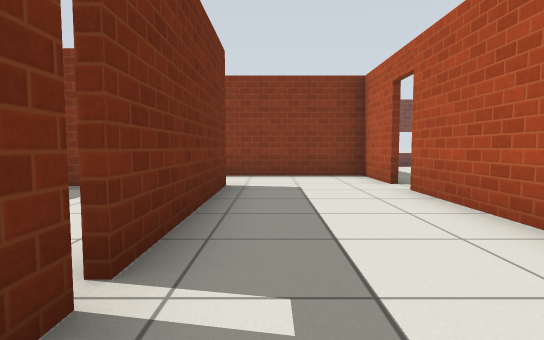
view 1 (above)

24 first-person views from a walk through a world built for the Gazebo simulator. The camera is 0.72 m above the floor, tilts 4° down and sees 80° across. The floor is counted in squares, 1 m on a side. Each view is taken from the middle of a square. On the plan, view 1 faces up. The plan holds only what a view shows up to about 10 squares ahead; the rest is blank. Robots are left out. Simple patterns stand in for the simulator's built-in surfaces.

view 2
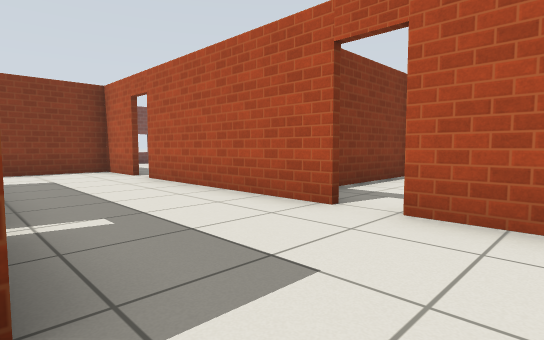

view 3
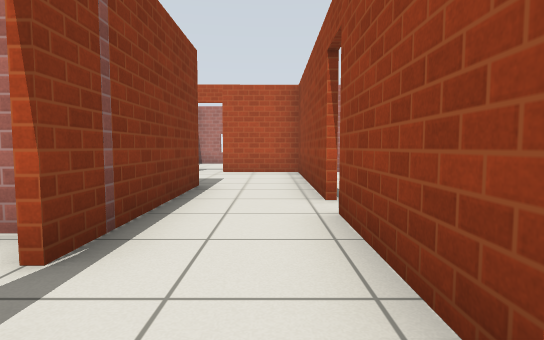

view 4
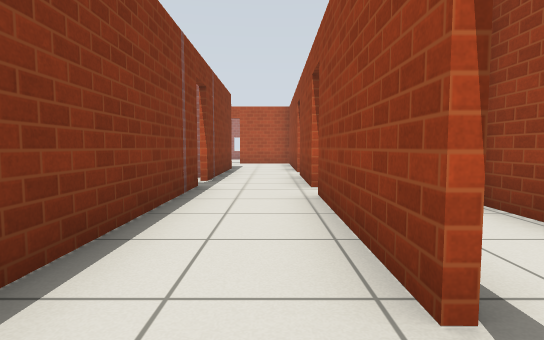

view 5
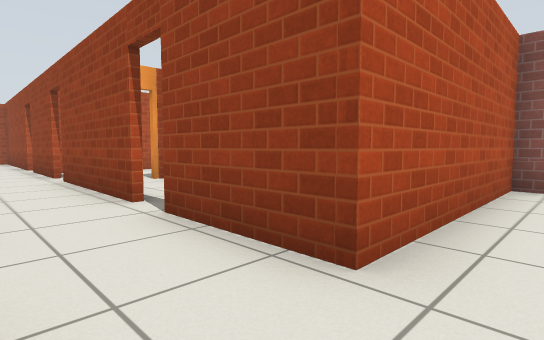

view 6
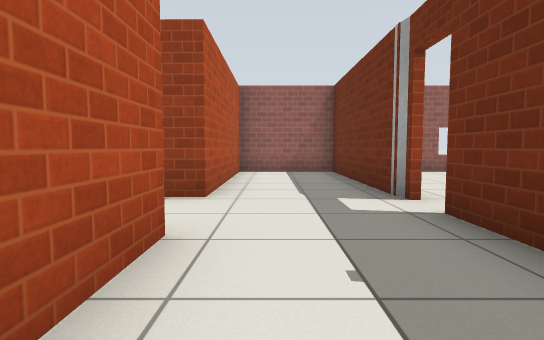

view 7
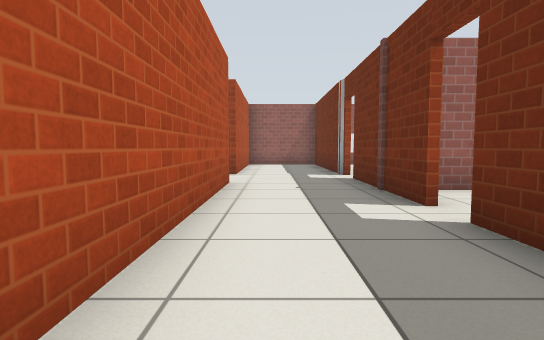

view 8
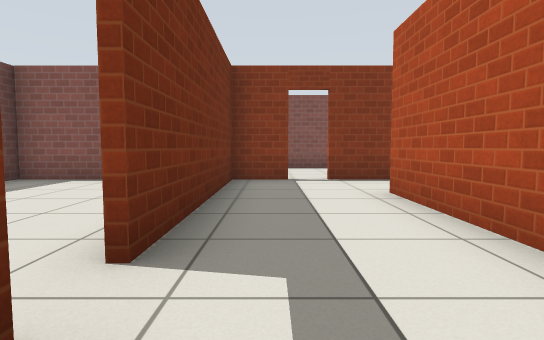

view 9
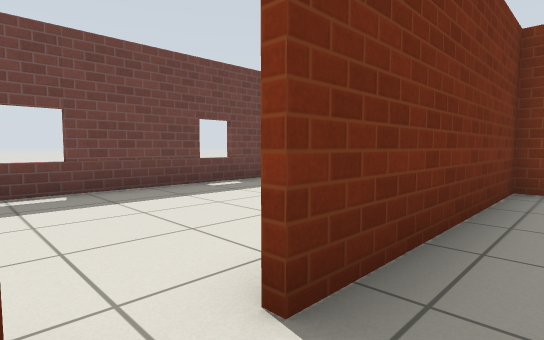

view 10
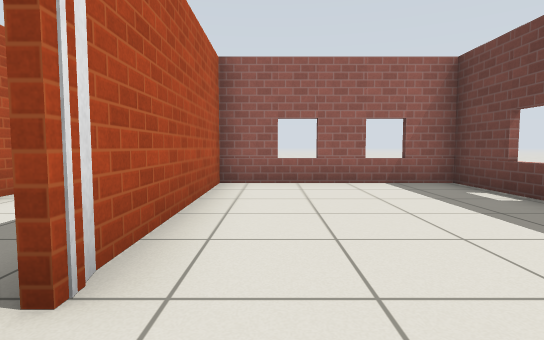

view 11
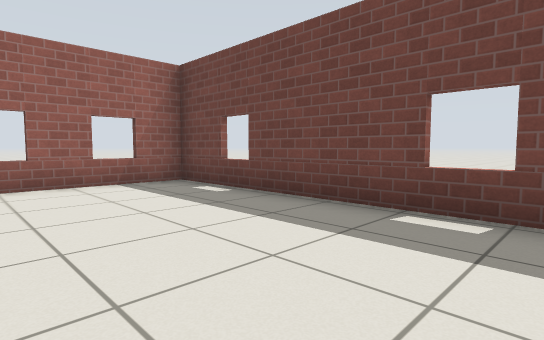

view 12
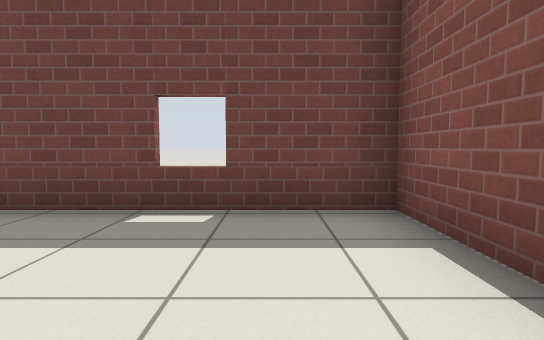

view 13
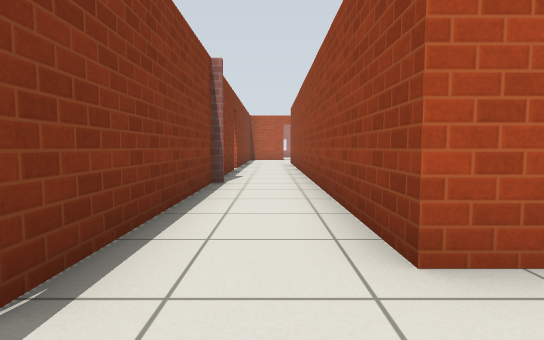

view 14
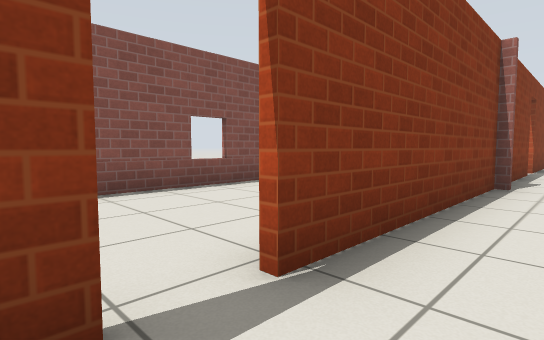

view 15
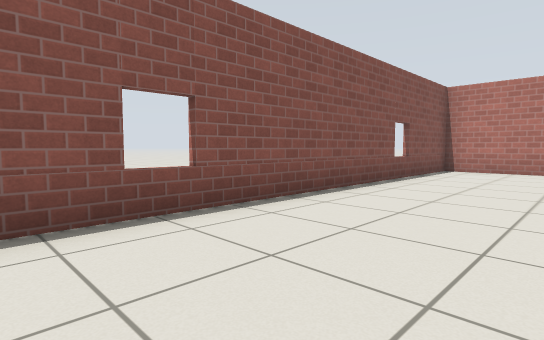

view 16
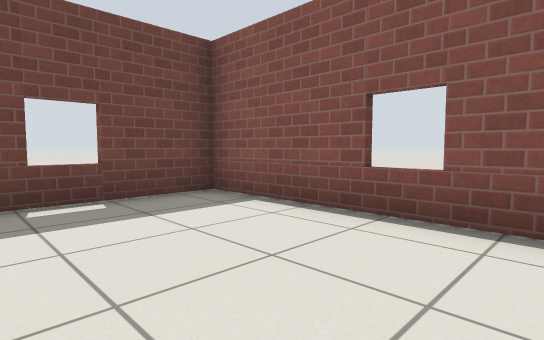

view 17
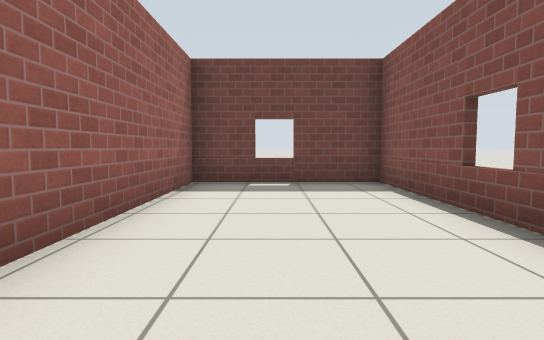

view 18
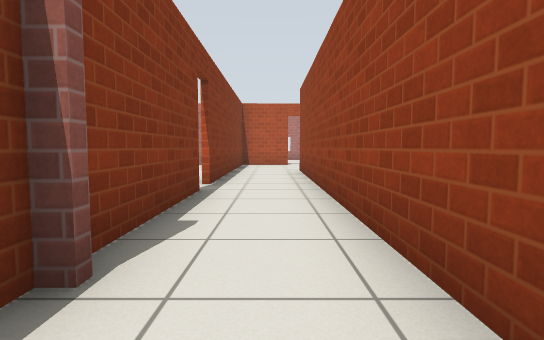

view 19
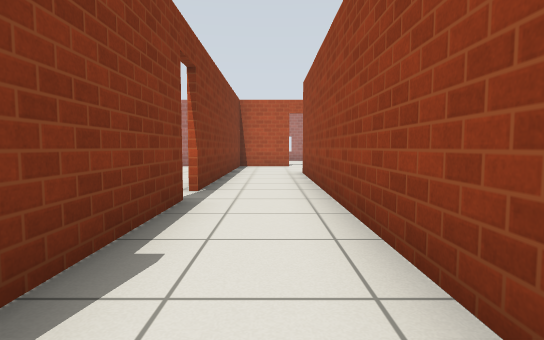

view 20
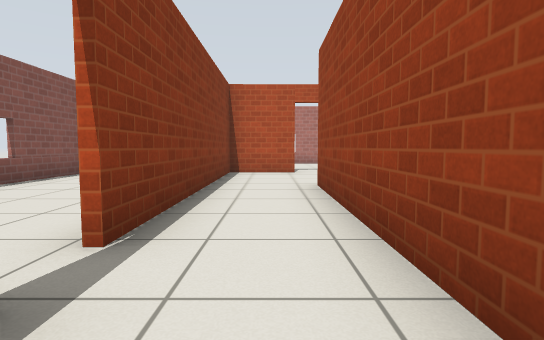

view 21
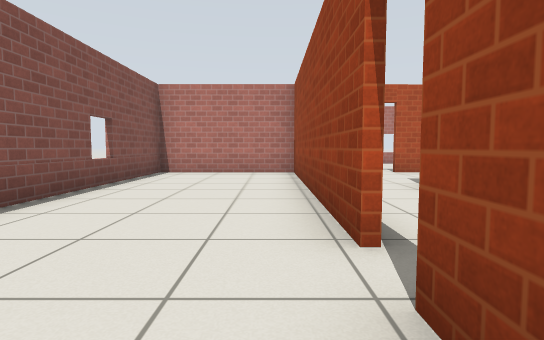

view 22
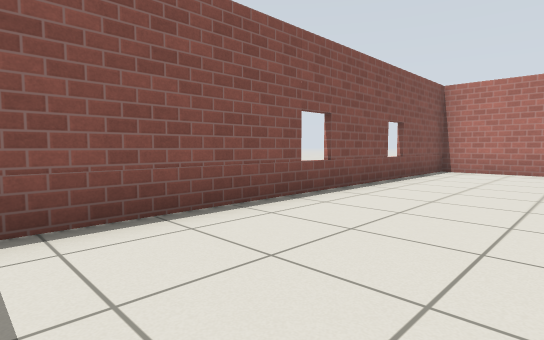

view 23
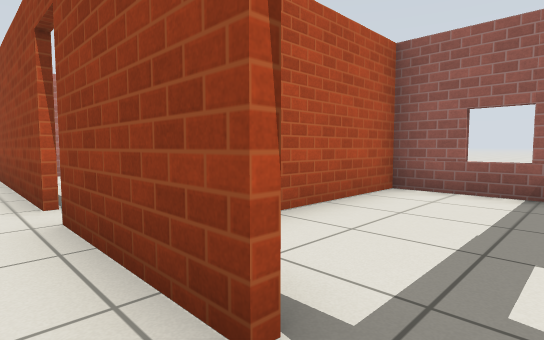

view 24
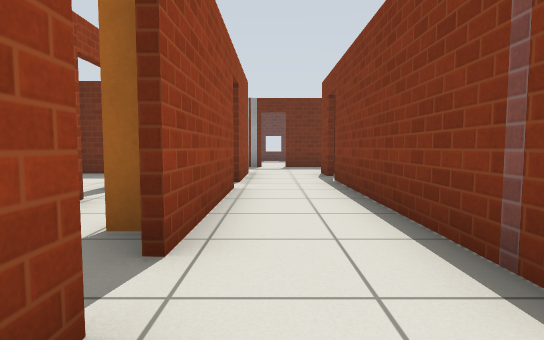

### Floor plan
Ten units are one square. View 1 is at (0, 0); x grows to the right and y downward. Boxes are objects, and circles mark ways between rooms. Rooms are numbered by the first view taken in them; rooms with no view inside come last. Other rooms are left out.
<svg viewBox="-223 -127 253 208">
<path fill="none" stroke="#000" d="M-27 27 24 28 24 5M-7 6 -51 6M-59 6 -122 6M-9 -15 -9 -10M-62 27 -35 27M24 -2 23 -54M-108 27 -70 27M23 -63 23 -80M-55 -82 -89 -82M-130 6 -141 6M24 -82 -48 -82M-94 -82 -148 -82M-141 27 -116 27M-141 -61 -9 -61 -9 -16M-141 6 -141 -61M-169 -21 -169 15M-169 24 -169 76M-169 25 -168 30M-170 75 -141 75 -141 27M-156 -82 -169 -82M-169 -84 -169 -29M-170 29 -171 24M-196 -4 -217 -4 -217 75 -170 75M-169 75 -170 23M-218 -84 -169 -84M-94 -99 -94 -122 -217 -122 -217 -80M-48 -84 24 -84M-64 -84 -55 -84M23 -80 23 -122 -78 -122"/>
<circle cx="-150" cy="-70" r="3" fill="#2a7"/>
<circle cx="-150" cy="20" r="3" fill="#2a7"/>
<circle cx="-50" cy="-80" r="3" fill="#2a7"/>
<circle cx="-170" cy="20" r="3" fill="#2a7"/>
<circle cx="-150" cy="-80" r="3" fill="#2a7"/>
<text x="-30" y="10">1</text>
<text x="-160" y="0">2</text>
<text x="-200" y="40">3</text>
<text x="-160" y="-100">4</text>
<text x="-40" y="-100">5</text>
</svg>
Room 1 opens to room 2. Room 1 opens to room 5. Room 2 opens to room 3. Room 2 opens to room 4.

Where each view was taken, in squares from view 1:
view 1: 0 up, 0 right, facing up
view 2: 2 down, 1 left, facing up-right
view 3: 2 down, 7 left, facing right
view 4: 2 down, 12 left, facing right
view 5: 1 down, 15 left, facing down-right
view 6: 2 up, 15 left, facing down
view 7: 6 up, 15 left, facing down
view 8: 1 up, 16 left, facing up
view 9: 2 up, 16 left, facing up-left
view 10: 1 down, 18 left, facing down
view 11: 1 down, 18 left, facing down-left
view 12: 1 down, 18 left, facing left
view 13: 7 up, 16 left, facing right
view 14: 7 up, 16 left, facing up-right
view 15: 9 up, 20 left, facing up-right
view 16: 9 up, 17 left, facing up-left
view 17: 10 up, 15 left, facing left
view 18: 7 up, 11 left, facing right
view 19: 7 up, 10 left, facing right
view 20: 7 up, 7 left, facing right
view 21: 9 up, 7 left, facing right
view 22: 9 up, 8 left, facing up-right
view 23: 2 down, 7 left, facing down-right
view 24: 2 down, 5 left, facing left
